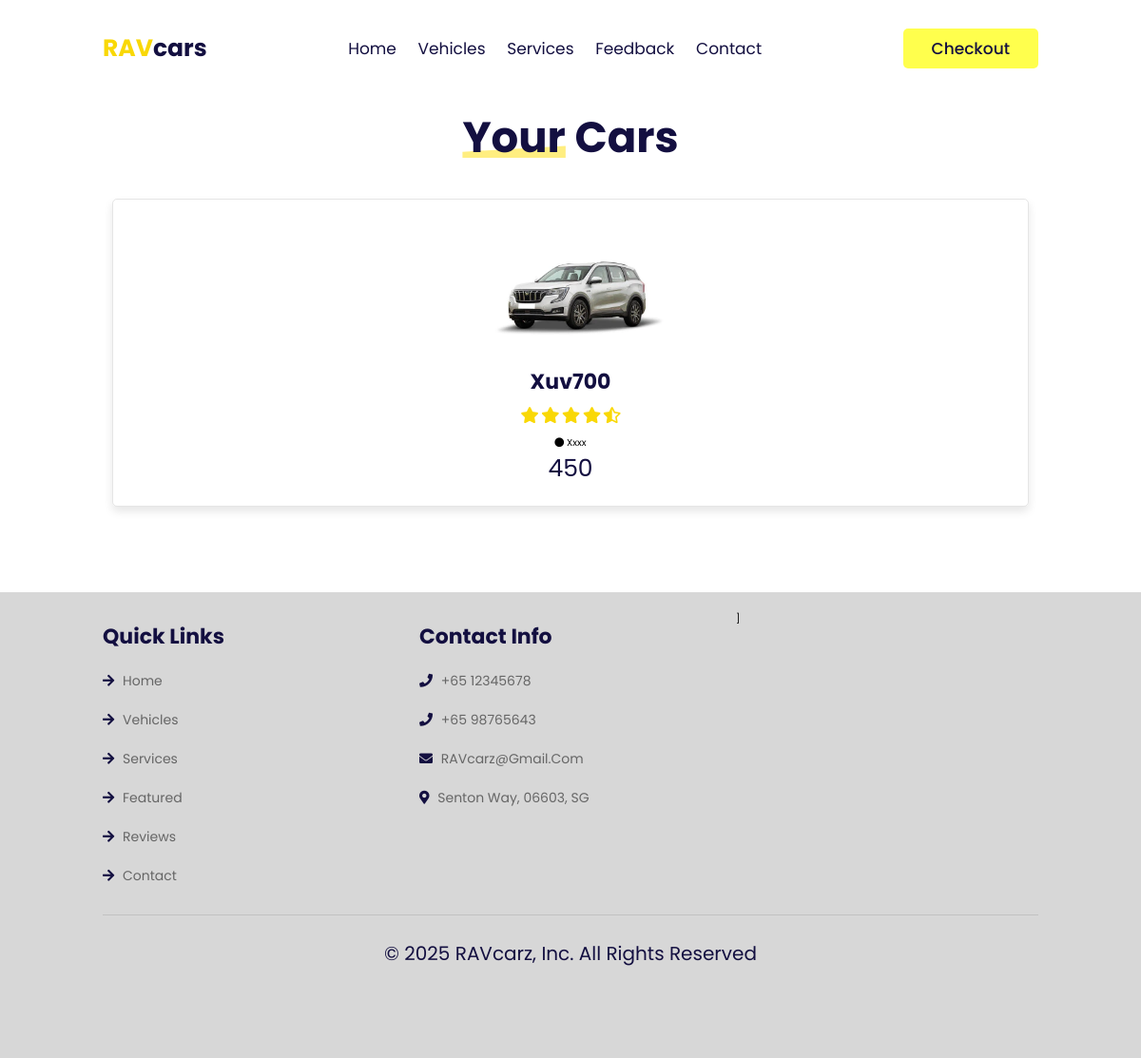
Page /checkout/3 on the committed database.
### rentalapp/models.py (models this page shows)
class vehicle_table(models.Model):
    vehicle_name = models.CharField(max_length=40)
    vehicle_color = models.CharField(max_length=40)
    vehicle_number = models.CharField(max_length=40)
    vehicle_type = models.CharField(max_length=40)
    vehicle_location = models.CharField(default="None",max_length=20)
    rent_per_day = models.CharField(max_length=40)
    vehicle_photo = models.ImageField(upload_to='photos')
    vehicle_description = models.TextField()
    def vehicle_image(self):
        return mark_safe('<img src="{}" width="100" />'.format(self.vehicle_photo.url))
    vehicle_image.allow_tags = True
    def __str__(self):
        return self.vehicle_name

### rentalapp/views.py (the view)
# urls.py: path("checkout/<int:id>", views.checkout),
def checkout(request, id):
    fetch = vehicle_table.objects.get(id=id)
    print(id)
    print(fetch)
    return render(request, "checkout.html", {"vehicle": fetch})

### rentalapp/templates/checkout.html (shortened to what this page needs)
<!DOCTYPE html>
<html lang="en">
{% load static %}
<head>
    <link rel="stylesheet" href="https://unpkg.com/swiper@7/swiper-bundle.min.css" />
    <link rel="stylesheet" href="https://cdnjs.cloudflare.com/ajax/libs/font-awesome/5.15.4/css/all.min.css">
    <link rel="stylesheet" href=" {% static 'css/style.css' %} ">
</head>
<body>
    <header class="header">
        <a href="/index" class="logo"> <span>RAV</span>cars </a>
        <nav class="navbar">
            <a href="/index">home</a>
            <a href="/vehicles">vehicles</a>
            <a href="/services">services</a>
            <a href=" /feedback ">feedback</a>
            <a href="/contact">contact</a>
        </nav>
        <div id="login-btn" class="login-btn">
            <button class="btn">checkout</button>
        </div>
    </header>
    <form action="">
        <h3>checkouts</h3>
    </form>
    <section class="featured" id="featured">
        <h1 class="heading"> <span>your</span> cars </h1>
        <div class="swiper featured-slider">
           <div class="swiper-wrapper">
                <div class="swiper-slide box">
                    <img src=" /media/{{ vehicle.vehicle_photo }}" alt="">
                    <div class="content">
                        <h3>{{ vehicle.vehicle_name }}</h3>
                        <div class="stars">
                            <i class="fas fa-star"></i>
                            <i class="fas fa-star"></i>
                            <i class="fas fa-star"></i>
                            <i class="fas fa-star"></i>
                            <i class="fas fa-star-half-alt"></i>
                        </div>
                        <span class="fas fa-circle"></span> {{ vehicle.vehicle_description}}
                        <div class="price">{{ vehicle.rent_per_day }}</div>
                     </div>
                </div>
            </div>
        </div>
    </section>
    <section class="footer" id="footer">
        <div class="box-container">
            <div class="box">
                <h3>quick links</h3>
                <a href="index"> <i class="fas fa-arrow-right"></i> home </a>
                <a href="vehicles"> <i class="fas fa-arrow-right"></i> vehicles </a>
                <a href="services"> <i class="fas fa-arrow-right"></i> services </a>
                <a href="#"> <i class="fas fa-arrow-right"></i> featured </a>
                <a href="feedback"> <i class="fas fa-arrow-right"></i> reviews </a>
                <a href="contact"> <i class="fas fa-arrow-right"></i> contact </a>
            </div>
            <div class="box">
                <h3>contact info</h3>
                <a href="#"> <i class="fas fa-phone"></i> +65 12345678 </a>
                <a href="#"> <i class="fas fa-phone"></i> +65 98765643 </a>
                <a href="#"> <i class="fas fa-envelope"></i> RAVcarz@gmail.com </a>
                <a href="#"> <i class="fas fa-map-marker-alt"></i> Senton way, 06603, SG </a>
            </div>
            ]
        </div>
        <div class="credit"> © 2025 RAVcarz, Inc. All Rights Reserved </div>
    </section>
</body>
</html>

### rentalapp/static/css/style.css (style rules this page uses)
:root { --yellow:#f9d806; --light-yellow:#ffee80; --black:#130f40; --light-color:#666; --box-shadow:0 .5rem 1rem rgba(0,0,0,.1); --border:.1rem solid rgba(0,0,0,.1); }
* { font-family: 'Poppins', sans-serif; margin:0; padding:0; box-sizing: border-box; outline: none; border:none; text-decoration: none; text-transform: capitalize; transition: .2s linear; }
.box { align-items: center; }
html { font-size: 62.5%; overflow-x: hidden; scroll-padding-top: 7rem; scroll-behavior: smooth; }
section { padding:2rem 9%; }
.heading { padding-bottom: 2rem; text-align: center; font-size: 4.5rem; color:var(--black); }
.heading span { position: relative; z-index: 0; }
.heading span::before { content: ''; position: absolute; bottom:1rem; left:0; height: 100%; width: 100%; background: var(--light-yellow); z-index: -1; clip-path: polygon(0 90%, 100% 80%, 100% 100%, 0% 100%); }
.btn { display: inline-block; margin-top: 1rem; padding:.8rem 3rem; background:#ffff4d; color:var(--black); cursor: pointer; font-size: 1.7rem; border-radius: .5rem; font-weight: 500; text-align: center; }
.header { display: flex; align-items: center; justify-content: space-between; position: fixed; top:0; left:0; right:0; padding:3rem 9%; z-index: 1000; background: #fff; }
.header .logo { font-size: 2.5rem; color:var(--black); font-weight: bold; }
.header .logo span { color:var(--yellow); }
.header .navbar a { margin:0 1rem; font-size: 1.7rem; color:var(--black); }
.login-btn .btn { margin-top: 0; }
.featured .featured-slider { padding:1rem; padding-bottom: 7rem; }
.featured .featured-slider .box { padding:2rem; text-align: center; box-shadow: var(--box-shadow); border:var(--border); border-radius: .5rem; }
.featured .featured-slider .box img { height: 15rem; }
.featured .featured-slider .box .content h3 { font-size: 2.2rem; color:var(--black); }
.featured .featured-slider .box .content .stars { padding:1rem 0; }
.featured .featured-slider .box .content .stars i { font-size: 1.7rem; color:var(--yellow); }
.featured .featured-slider .box .content .price { font-size: 2.5rem; color:var(--black); }
.footer { background: #d7d7d7; padding-bottom: 8rem; }
.footer .box-container { display: grid; grid-template-columns: repeat(auto-fit, minmax(25rem, 1fr)); gap:1.5rem; }
.footer .box-container .box h3 { font-size: 2.2rem; padding:1rem 0; color:var(--black); }
.footer .box-container .box a { display: block; font-size: 1.4rem; padding:1rem 0; color:var(--light-color); }
.footer .box-container .box a i { padding-right: .5rem; color:var(--black); }
.footer .credit { text-align: center; padding:1.5rem; padding-top: 2.5rem; margin-top: 2rem; border-top: var(--border); font-size: 2rem; color:var(--black); }

### rows in the picture
vehicle_table: vehicle_photo (picture), vehicle_name "Xuv700", vehicle_description "Xxxx", rent_per_day "450"
